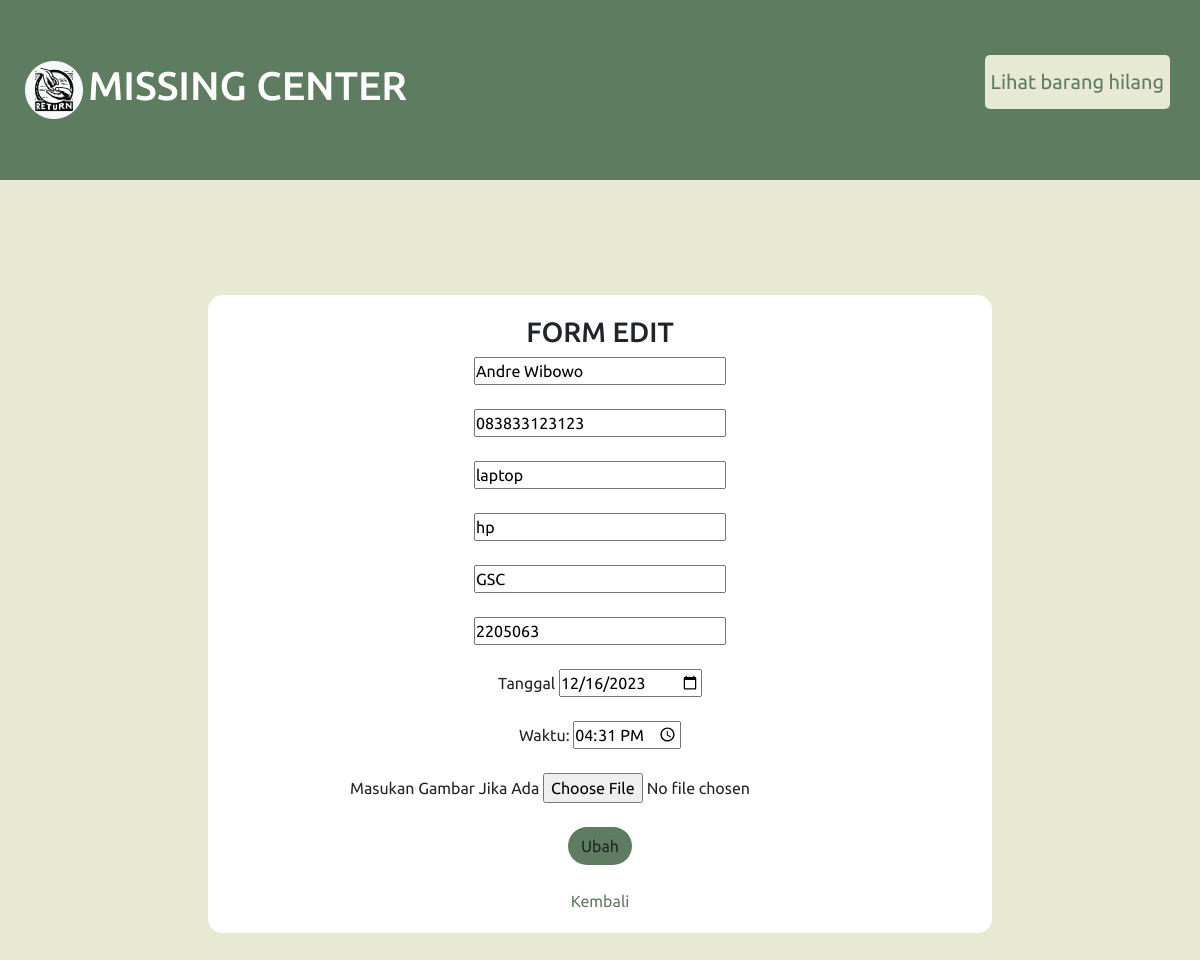
The page /update.php?id=26 on the database its author committed.
### tables this page shows
CREATE TABLE `barang_hilang` (
  `idbarang` int(11) NOT NULL,
  `nama` char(255) NOT NULL,
  `telepon` char(20) NOT NULL,
  `namabarang` varchar(255) NOT NULL,
  `deskripsi` varchar(255) NOT NULL,
  `tempatkehilangan` varchar(255) NOT NULL,
  `nim` int(10) NOT NULL,
  `tglhilang` date NOT NULL,
  `wkthilang` time NOT NULL,
  `gambar` varchar(50) NOT NULL,
  `status` varchar(50) DEFAULT NULL
);

### function.php (called while the page is built, shortened)
<?php
include_once 'mysqli-connect.php';
function query($query) {
    global $conn;
    $result = mysqli_query($conn, $query);
    $rows = [];
    while ($row = mysqli_fetch_assoc($result)) {
        $rows[] = $row;
    }
    return $rows;
}
?>

### update.php (the view, shortened to what this page needs)
<?php
require_once "function.php";
$id = $_GET["id"];
$barang_hilang = query("SELECT * FROM barang_hilang WHERE idbarang = $id")[0];
?>
<!DOCTYPE html>
<html lang="en">
    <head>
        <link rel="stylesheet" href="https://cdn.jsdelivr.net/npm/bootstrap@5.1.3/dist/css/bootstrap.min.css">
        <link rel="stylesheet" href="assets/bootstrap/css/LoginAdminstyle.css">
        <link rel="stylesheet" href="assets/bootstrap/css/landing_page.css">
    </head>
    <body>
        <header>
            <img src="img/ellipse_2.png" alt="missingcenter-logo" class="logo1" />
            <h1 class="logo">MISSING CENTER</h1>
            <nav>
                <ul>
                    <li><button class="btn-cta"><a href="daftarbrg.php">Lihat barang hilang</a></button></li>
                </ul>
            </nav>
        </header>
        <main class="container">
            <div class="row justify-content-center">
                <div class="col-md-12 box">
                    <h3 class="text-center">FORM EDIT</h3>
                    <form action="" method="post">
                        <div class="mb-4">
                            <label for="nama">
                                <input type="text" name="nama" id="nama" placeholder="Nama" required autofocus
                                value="<?=$barang_hilang["nama"];?>">
                            </label>
                        </div>
                        <div class="mb-4">
                            <label for="telepon">
                                <input type="text" name="telepon" id="telepon" placeholder="No.Wa" required autofocus
                                value="<?=$barang_hilang["telepon"];?>">
                            </label>
                        </div>
                        <div class="mb-4">
                            <label for="namabarang">
                                <input type="text" name="namabarang" id="namabarang" placeholder="Nama Barang" required autofocus
                                value="<?=$barang_hilang["namabarang"];?>">
                            </label>
                        </div>
                        <div class="mb-4">
                            <label for="deskripsi">
                                <input type="text" name="deskripsi" id="deskripsi" placeholder="Deskripsi" required autofocus
                                value="<?=$barang_hilang["deskripsi"];?>">
                            </label>
                        </div>
                        <div class="mb-4">
                            <label for="tempatkehilangan">
                                <input type="text" name="tempatkehilangan" id="tempatkehilangan" placeholder="Tempat Kehilangan" required autofocus
                                value="<?=$barang_hilang["tempatkehilangan"];?>">
                            </label>
                        </div>
                        <div class="mb-4">
                            <label for="nim">
                                <input type="text" name="nim" id="nim" placeholder="Nim" required autofocus
                                value="<?=$barang_hilang["nim"];?>">
                            </label>
                        </div>
                        <div class="mb-4">
                            <label for="tglhilang">Tanggal
                                <input type="date" name="tglhilang" id="tglhilang" required autofocus
                                value="<?=$barang_hilang["tglhilang"];?>">
                            </label>
                        </div>
                        <div class="mb-4">
                            <label for="wkthilang">Waktu:
                                <input type="time" name="wkthilang" id="wkthilang" required autofocus
                                value="<?=$barang_hilang["wkthilang"];?>">
                            </label>
                        </div>
                        <div class="mb-4">
                            <label for="gambar">Masukan Gambar Jika Ada
                                <input type="file" name="gambar" id="gambar"
                                value="<?=$barang_hilang["gambar"];?>">
                            </label>
                        </div>
                        <div class="d-flex justify-content-center">
                            <label for="submit">
                                <button class="btn" type="submit" name="submit" id="submit">Ubah</button>
                            </label>
                        </div>
                        <br>
                        <div class="d-flex justify-content-center">
                            <a href="daftarbrgadmin.php">Kembali</a>
                        </div>
                    </form>
                </div>
            </div>
        </main>
    </body>
</html>

### rows shown on the page
barang_hilang: nama "Andre Wibowo", telepon "083833123123", namabarang "laptop", deskripsi "hp", tempatkehilangan "GSC", nim "2205063", tglhilang "12/16/2023", wkthilang "16:31:00"
